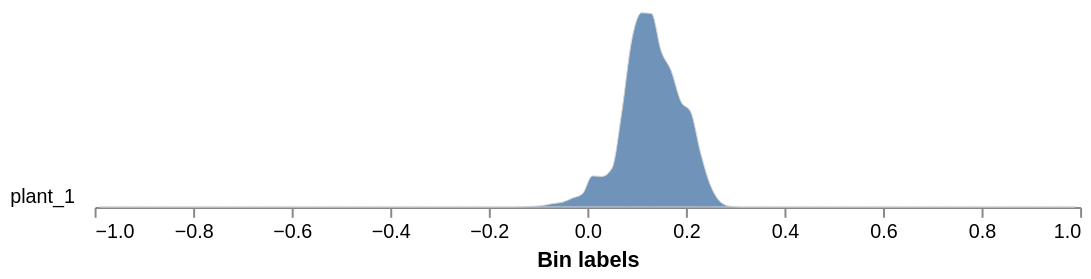

Here is the notebook cell this chart was saved with:
### Code cell
# GLI (Green Leaf Index)
# Calculate the index for the whole image
gli_index = pcv.spectral_index.gli(ms)
gli_index.array_type = "index_gli"  # workaround: set manually since spectral_index functions don't set this
# Graph the histogram of the spectral index, masking so that you only have the plant
gli_output=pcv.analyze.spectral_index(index_img=gli_index, labeled_mask=kept_mask,
                           min_bin=-1, max_bin=1, label="plant")
# Pseudocolor the image as a visualization
gli_img = pcv.visualize.pseudocolor(gray_img = gli_index.array_data, mask=kept_mask, cmap='jet', 
                                           min_value=-0.25, max_value=1)

### Figure 1 — Vega-Lite specification as saved in the notebook (floating-point values rounded to 4 significant figures)
{"config": {"view": {"continuousWidth": 300, "continuousHeight": 300, "stroke": null}, "axis": {"grid": false}, "facet": {"columns": 1, "spacing": 0}, "title": {"anchor": "end"}}, "data": {"name": "data-04182703ac96ad65a25c9f4b12bf7cb4"}, "facet": {"field": "sample", "header": {"labelAngle": 0, "labelAlign": "left", "labelOrient": "left"}, "title": null, "type": "nominal"}, "spec": {"mark": {"type": "area", "fillOpacity": 0.8, "interpolate": "monotone", "stroke": "lightgray", "strokeWidth": 0.5}, "encoding": {"x": {"field": "label", "title": "Bin labels", "type": "quantitative"}, "y": {"axis": null, "field": "value", "scale": {"range": [10, -100]}, "type": "quantitative"}}, "height": 10, "width": 500}, "bounds": "flush", "$schema": "https://vega.github.io/schema/vega-lite/v5.20.1.json", "datasets": {"data-04182703ac96ad65a25c9f4b12bf7cb4": [{"sample": "plant_1", "value": 0.0, "label": -0.99}, {"sample": "plant_1", "value": 0.0, "label": -0.97}, {"sample": "plant_1", "value": 0.0, "label": -0.95}, {"sample": "plant_1", "value": 0.0, "label": -0.93}, {"sample": "plant_1", "value": 0.0, "label": -0.91}, {"sample": "plant_1", "value": 0.0, "label": -0.89}, {"sample": "plant_1", "value": 0.0, "label": -0.87}, {"sample": "plant_1", "value": 0.0, "label": -0.85}, {"sample": "plant_1", "value": 0.0, "label": -0.83}, {"sample": "plant_1", "value": 0.0, "label": -0.81}, {"sample": "plant_1", "value": 0.0, "label": -0.79}, {"sample": "plant_1", "value": 0.0, "label": -0.77}, {"sample": "plant_1", "value": 0.0, "label": -0.75}, {"sample": "plant_1", "value": 0.0, "label": -0.73}, {"sample": "plant_1", "value": 0.0, "label": -0.71}, {"sample": "plant_1", "value": 0.0, "label": -0.69}, {"sample": "plant_1", "value": 0.0, "label": -0.67}, {"sample": "plant_1", "value": 0.0, "label": -0.65}, {"sample": "plant_1", "value": 0.0, "label": -0.63}, {"sample": "plant_1", "value": 0.0, "label": -0.61}, {"sample": "plant_1", "value": 0.0, "label": -0.59}, {"sample": "plant_1", "value": 0.0, "label": -0.57}, {"sample": "plant_1", "value": 0.0, "label": -0.55}, {"sample": "plant_1", "value": 0.0, "label": -0.53}, {"sample": "plant_1", "value": 0.0, "label": -0.51}, {"sample": "plant_1", "value": 0.0, "label": -0.49}, {"sample": "plant_1", "value": 0.0, "label": -0.47}, {"sample": "plant_1", "value": 0.0, "label": -0.45}, {"sample": "plant_1", "value": 0.0, "label": -0.43}, {"sample": "plant_1", "value": 0.0, "label": -0.41}, {"sample": "plant_1", "value": 0.0, "label": -0.39}, {"sample": "plant_1", "value": 0.0, "label": -0.37}, {"sample": "plant_1", "value": 0.0, "label": -0.35}, {"sample": "plant_1", "value": 0.0, "label": -0.33}, {"sample": "plant_1", "value": 0.0, "label": -0.31}, {"sample": "plant_1", "value": 0.0, "label": -0.29}, {"sample": "plant_1", "value": 0.0, "label": -0.27}, {"sample": "plant_1", "value": 0.0, "label": -0.25}, {"sample": "plant_1", "value": 0.0, "label": -0.23}, {"sample": "plant_1", "value": 0.0, "label": -0.21}, {"sample": "plant_1", "value": 0.0, "label": -0.19}, {"sample": "plant_1", "value": 0.001037, "label": -0.17}, {"sample": "plant_1", "value": 0.00415, "label": -0.15}, {"sample": "plant_1", "value": 0.01556, "label": -0.13}, {"sample": "plant_1", "value": 0.0498, "label": -0.11}, {"sample": "plant_1", "value": 0.111, "label": -0.09}, {"sample": "plant_1", "value": 0.249, "label": -0.07}, {"sample": "plant_1", "value": 0.3558, "label": -0.05}, {"sample": "plant_1", "value": 0.6557, "label": -0.03}, {"sample": "plant_1", "value": 0.9617, "label": -0.01}, {"sample": "plant_1", "value": 2.288, "label": 0.01}, {"sample": "plant_1", "value": 2.25, "label": 0.03}, {"sample": "plant_1", "value": 2.855, "label": 0.05}, {"sample": "plant_1", "value": 7.03, "label": 0.07}, {"sample": "plant_1", "value": 12.3, "label": 0.09}, {"sample": "plant_1", "value": 14.32, "label": 0.11}, {"sample": "plant_1", "value": 14.27, "label": 0.13}, {"sample": "plant_1", "value": 11.48, "label": 0.15}, {"sample": "plant_1", "value": 10.06, "label": 0.17}, {"sample": "plant_1", "value": 7.775, "label": 0.19}, {"sample": "plant_1", "value": 6.989, "label": 0.21}, {"sample": "plant_1", "value": 3.97, "label": 0.23}, {"sample": "plant_1", "value": 1.582, "label": 0.25}, {"sample": "plant_1", "value": 0.3745, "label": 0.27}, {"sample": "plant_1", "value": 0.04876, "label": 0.29}, {"sample": "plant_1", "value": 0.002075, "label": 0.31}, {"sample": "plant_1", "value": 0.0, "label": 0.33}, {"sample": "plant_1", "value": 0.0, "label": 0.35}, {"sample": "plant_1", "value": 0.0, "label": 0.37}, {"sample": "plant_1", "value": 0.0, "label": 0.39}, {"sample": "plant_1", "value": 0.0, "label": 0.41}, {"sample": "plant_1", "value": 0.0, "label": 0.43}, {"sample": "plant_1", "value": 0.0, "label": 0.45}, {"sample": "plant_1", "value": 0.0, "label": 0.47}, {"sample": "plant_1", "value": 0.0, "label": 0.49}, {"sample": "plant_1", "value": 0.0, "label": 0.51}, {"sample": "plant_1", "value": 0.0, "label": 0.53}, {"sample": "plant_1", "value": 0.0, "label": 0.55}, {"sample": "plant_1", "value": 0.0, "label": 0.57}, {"sample": "plant_1", "value": 0.0, "label": 0.59}, {"sample": "plant_1", "value": 0.0, "label": 0.61}, {"sample": "plant_1", "value": 0.0, "label": 0.63}, {"sample": "plant_1", "value": 0.0, "label": 0.65}, {"sample": "plant_1", "value": 0.0, "label": 0.67}, {"sample": "plant_1", "value": 0.0, "label": 0.69}, {"sample": "plant_1", "value": 0.0, "label": 0.71}, {"sample": "plant_1", "value": 0.0, "label": 0.73}, {"sample": "plant_1", "value": 0.0, "label": 0.75}, {"sample": "plant_1", "value": 0.0, "label": 0.77}, {"sample": "plant_1", "value": 0.0, "label": 0.79}, {"sample": "plant_1", "value": 0.0, "label": 0.81}, {"sample": "plant_1", "value": 0.0, "label": 0.83}, {"sample": "plant_1", "value": 0.0, "label": 0.85}, {"sample": "plant_1", "value": 0.0, "label": 0.87}, {"sample": "plant_1", "value": 0.0, "label": 0.89}, {"sample": "plant_1", "value": 0.0, "label": 0.91}, {"sample": "plant_1", "value": 0.0, "label": 0.93}, {"sample": "plant_1", "value": 0.0, "label": 0.95}, {"sample": "plant_1", "value": 0.0, "label": 0.97}, {"sample": "plant_1", "value": 0.0, "label": 0.99}]}}
